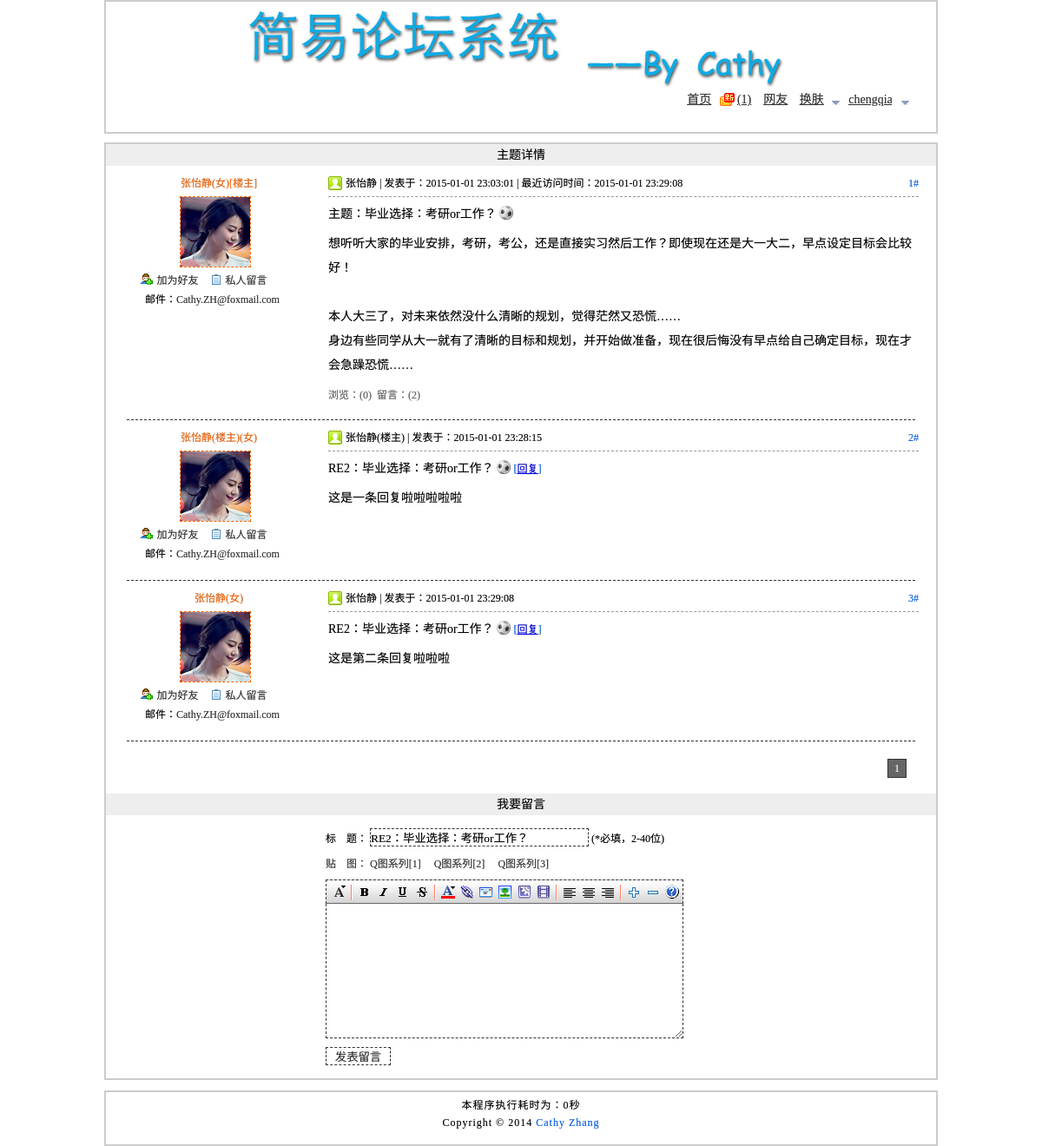
The page /s_topic.php?id=31 (signed in) on the database its author committed.
### tables this page shows
CREATE TABLE IF NOT EXISTS `topic` (
`top_id` mediumint(8) unsigned NOT NULL,
  `top_type` tinyint(2) NOT NULL,
  `top_title` varchar(40) NOT NULL,
  `top_content` text NOT NULL,
  `us_name` varchar(20) NOT NULL,
  `top_create_date` datetime NOT NULL COMMENT '//主题创建的日期',
  `top_readcount` int(11) NOT NULL DEFAULT '0',
  `top_replycount` int(11) NOT NULL DEFAULT '0',
  `top_nice` tinyint(1) NOT NULL DEFAULT '0',
  `top_last_access_date` datetime NOT NULL COMMENT '//主题最后被访问的时间',
  `top_last_modify_date` datetime NOT NULL COMMENT '//主题最后被修改的时间',
  `reply_for` mediumint(8) NOT NULL DEFAULT '0' COMMENT '//0表示主题，否则就是对应主题的回复'
);

### s_topic.php (the view, shortened to what this page needs)
<?php
require dirname(__FILE__).'/include/common.inc.php';
if(isset($_GET['id'])) {
	$_sql = "SELECT us_uniqid,last_read_time FROM user WHERE us_name='{$_COOKIE['username']}' LIMIT 1";
	$_result = mysql_query($_sql);
	$_row = mysql_fetch_array($_result, MYSQL_ASSOC);
	if(_is_uniqid_consistent($_COOKIE['uniqid'], $_row['us_uniqid'])) {
		$_data = array();
		$_data['last_read_time'] = $_row['last_read_time'];
		$_sql = "SELECT * FROM topic WHERE top_id={$_GET['id']} AND reply_for=0";
		$_result = mysql_query($_sql);
		$_row = mysql_fetch_array($_result, MYSQL_ASSOC);
		if($_row) {
			$_data['top_id'] = $_row['top_id'];
			$_data['top_username'] = $_row['us_name'];
			$_data['title'] = $_row['top_title'];
			$_data['type'] = $_row['top_type'];
			$_data['content'] = $_row['top_content'];
			$_data['readcount'] = $_row['top_readcount'];
			$_data['commendcount'] = $_row['top_replycount'];
			$_data['nice'] = $_row['top_nice'];
			$_data['top_last_access_date'] = $_row['top_last_access_date'];
			$_data['top_create_date'] = $_row['top_create_date'];
			$_data['top_last_modify_date'] = $_row['top_last_modify_date'];
			$_data['reply_for'] = $_data['top_id'];
			$_sql = "SELECT us_id,us_sex,us_face,us_email FROM user WHERE us_name='{$_data['top_username']}' LIMIT 1";
			$_result = mysql_query($_sql);
			$_row = mysql_fetch_array($_result, MYSQL_ASSOC);
			if ($_row) {
				$_data['us_id'] = $_row['us_id'];
				$_data['sex'] = $_row['us_sex'];
				$_data['face'] = $_row['us_face'];
				$_data['email'] = $_row['us_email'];
				$_data = _html_chars($_data);
			} else {
				mysql_free_result($_result);
			}
			$_result = mysql_query("SELECT us_name,top_type,top_title,top_content,top_create_date FROM topic WHERE
				reply_for='{$_data['reply_for']}' ORDER BY top_create_date ASC LIMIT {$GLOBALS['start_row']},{$GLOBALS['page_size']}");
			if ($_data['top_username'] == $_COOKIE['username'] || isset($_SESSION['admin'])) {
				$_data['top_modify'] = '[<a href="m_topic.php?id='.$_data['top_id'].'">修改</a>]';
			}
		} else {
			mysql_close();
			_alert_back('不存在这个主题！');
		}
	} else {
		mysql_free_result($_result);
		mysql_close();
		_alert_back('账号异常，建议重新登录！');
	}
} else if(isset($_GET['action']) && $_GET['action'] == 'reply') {
	$_sql = "SELECT us_uniqid,last_reply_time FROM user WHERE us_name='{$_COOKIE['username']}' LIMIT 1";
	$_result = mysql_query($_sql);
	$_row = mysql_fetch_array($_result, MYSQL_ASSOC);
	if(_is_uniqid_consistent($_COOKIE['uniqid'], $_row['us_uniqid'])) {
		$_data = array();
		$_data['last_reply_time'] = $_row['last_reply_time'];
		mysql_free_result($_result);
		if(_is_intime(_time_now(), $_data['last_reply_time'], 60)) {
			_alert_back('您的操作过于频繁，请60秒后继续！');
		}
		$_data['reply_for'] = $_POST['reply_for'];
		$_data['type'] = $_POST['type'];
		$_data['title'] = _check_topic_title($_POST['title'], 2, 40);
		$_data['content'] = _check_topic_content($_POST['content'], 10);
		$_data['username'] = $_COOKIE['username'];
		$_sql = "INSERT INTO topic(top_type,top_title,top_content,us_name,top_create_date,top_last_access_date,reply_for) "
				."VALUES({$_data['type']},'{$_data['title']}','{$_data['content']}','{$_data['username']}',NOW(),NOW(),{$_data['reply_for']})";
		mysql_query($_sql);
		if(mysql_affected_rows() == 1) {
			$_data['time'] = _date();
			mysql_query("UPDATE user SET last_reply_time='{$_data['time']}' WHERE us_name='{$_COOKIE['username']}'");
			mysql_query("UPDATE topic SET top_replycount=top_replycount+1,top_last_access_date='{$_data['time']}' WHERE reply_for=0 AND top_id='{$_data['reply_for']}'");
			mysql_close();
			_location('留言成功！','s_topic.php?id='.$_data['reply_for']);
		} else {
			mysql_close();
			_alert_back('留言失败！');
		}
	} else {
		mysql_free_result($_result);
		mysql_close();
		_alert_back('账号异常，建议重新登录！');
	}
}
?>
<!DOCTYPE html PUBLIC "-//W3C//DTD XHTML 1.0 Transitional//EN" "http://www.w3.org/TR/xhtml1/DTD/xhtml1-transitional.dtd">
<html xmlns="http://www.w3.org/1999/xhtml">
<head>
<?php
	require ROOT_PATH.'/import.inc.php';
?>
</head>
<body>
<?php
	require ROOT_PATH.'/header.inc.php';
?>
<div id="topic">
	<h2>主题详情</h2>
	<?php
	if ($GLOBALS['curr_page'] == 1) {
	?>
	<div id="subject">
		<dl>
			<dd class="user"><?php echo $_data['top_username']?>(<?php echo $_data['sex']?>)[楼主]</dd>
			<dt><img src="<?php echo $_data['face']?>" alt="<?php echo $_data['top_username']?>" /></dt>
			<dd class="friend"><a href="javascript:;" name="friend" title="<?php echo $_data['us_id']?>">加为好友</a></dd>
			<dd class="message"><a href="###">私人留言</a></dd>
			<dd class="email">邮件：<a href="mailto:<?php echo $_data['email']?>"><?php echo $_data['email']?></a></dd>
		</dl>
		<div class="content">
 			<div class="user">
				<span>
					1#
				</span><?php echo $_data['top_username']?> | 发表于：<?php echo $_data['top_create_date']?> | 最近访问时间：<?php echo $_data['top_last_access_date']?>
 			</div>
			<h3>主题：<?php echo $_data['title']?> <img src="img/icon<?php echo $_data['type']?>.gif" alt="icon" /> </h3>
 			<div class="detail">
				<?php echo _ubb($_data['content'])?>
			</div>
 			<div class="read">
				浏览：(<?php echo $_data['readcount']?>)  &nbsp;留言：(<?php echo $_data['commendcount']?>)
 			</div>
		</div>
	</div>
	<?php }?>
 	<p class="line"></p>
 	<?php
		$_floor = 2;
		while (!!$_row = mysql_fetch_array($_result)) {
			$_data['reply_username'] = _html_chars($_row['us_name']);
			$_data['type'] = _html_chars($_row['top_type']);
			$_data['reply_title'] = _html_chars($_row['top_title']);
			$_data['reply_content'] = _html_chars($_row['top_content']);
			$_data['reply_firsttime'] = _html_chars($_row['top_create_date']);
			$_resource = mysql_query("SELECT us_id,us_sex,us_face,us_email FROM user WHERE us_name='{$_data['reply_username']}' LIMIT 1");
			if (!!$_row = mysql_fetch_array($_resource, MYSQL_ASSOC)) {
				$_data['us_id'] = $_row['us_id'];
				$_data['sex'] = $_row['us_sex'];
				$_data['face'] = _html_chars($_row['us_face']);
				$_data['email'] = _html_chars($_row['us_email']);
				if ($GLOBALS['curr_page'] == 1 && $_floor == 2) {
					if ($_data['reply_username'] == $_data['top_username']) {
						$_data['username_html'] = $_data['top_username'].'(楼主)';
					} else {
						$_data['username_html'] = $_data['reply_username'].'(沙发)';
					}
				} else {
					$_data['username_html'] = $_data['reply_username'];
				}
			} else {
			}
			if ($_COOKIE['username']) {
				$_data['reply'] = '<span>[<a href="#reply" name="re" title="回复'.($_floor + (($GLOBALS['curr_page']-1) * $GLOBALS['page_size'])).'楼的'.$_data['reply_username'].'">回复</a>]</span>';
			}
	?>
 	<div class="reply">
		<dl>
			<dd class="user"><?php echo $_data['username_html']?>(<?php echo $_data['sex']?>)</dd>
			<dt><img src="<?php echo $_data['face']?>" alt="<?php echo $_data['username_html']?>" /></dt>
			<dd class="friend"><a href="javascript:;" name="friend" title="<?php echo $_data['us_id']?>">加为好友</a></dd>
			<dd class="message"><a href="###">私人留言</a></dd>
			<dd class="email">邮件：<a href="mailto:<?php echo $_data['email']?>"><?php echo $_data['email']?></a></dd>
		</dl>
		<div class="content">
 			<div class="user">
				<span><?php echo $_floor + (($GLOBALS['curr_page']-1) * $GLOBALS['page_size']);?>#</span>
				<?php echo $_data['username_html']?> | 发表于：<?php echo $_data['reply_firsttime']?>
 			</div>
			<h3><?php echo $_data['reply_title']?> <img src="img/icon<?php echo $_data['type']?>.gif" alt="icon" /> <?php echo $_data['reply']?></h3>
 			<div class="detail">
				<?php echo _ubb($_data['reply_content'])?>
			</div>
		</div>
	</div>
 	<p class="line"></p>
 	<?php
			$_floor ++;
		}
		_show_page(1, '&id='.$_data['reply_for'].'');
	?>
	<h2>我要留言</h2>
	<a name="reply"/>
	<form method="post" action="?action=reply">
		<dl>
			<dd>标&nbsp;	&nbsp; 题：
				<input type="text" name="title" class="text" value="RE2：<?=$_data['title']?>" readonly="readonly" /> (*必填，2-40位)
			</dd>
			<dd id="q">贴&nbsp; &nbsp; 图：
				<a href="javascript:;">Q图系列[1]</a>
				<a href="javascript:;">Q图系列[2]</a>
				<a href="javascript:;">Q图系列[3]</a>
			</dd>
			<dd>
				<?php include ROOT_PATH.'/ubb.inc.php'?>
				<textarea name="content" rows="9"></textarea>
			</dd>
			<dd>
				<input type="submit" class="submit" value="发表留言" />
			</dd>
		</dl>
	</form>
</div>
<?php
	require ROOT_PATH.'/footer.inc.php';
?>
</body>
</html>

### include/global.func.php (shortened to what this page needs)
<?php
function _html_chars($_string) {
	if(is_array($_string)) {
		foreach($_string as $_key=>$_value) {
			$_string[$_key] = _html_chars($_value);
		}
	} else {
		$_string = htmlspecialchars($_string);
	}
	return $_string;
}
function _show_page($_type, $_param) {
	if ($_type == 1) {
		echo '<div id="page_num">';
		echo '<ul>';
		for ($i = 0; $i < $GLOBALS['all_pages']; $i++) {
			if ($GLOBALS['curr_page'] == ($i + 1)) {
				echo '<li><a href="'.SCRIPT.'.php?page='.($i+1).''.$_param.'" class="selected">'.($i+1).'</a></li>';
			} else {
				echo '<li><a href="'.SCRIPT.'.php?page='.($i+1).''.$_param.'">'.($i+1).'</a></li>';
			}
		}
		echo '</ul>';
		echo '</div>';
	} else {
		_show_page(2, $_param);
	}
}
function _ubb($_string) {
	$_string = nl2br($_string);
	$_string = preg_replace('/\[size=(.*)\](.*)\[\/size\]/U','<span style="font-size:\1px">\2</span>',$_string);
	$_string = preg_replace('/\[b\](.*)\[\/b\]/U','<strong>\1</strong>',$_string);
	$_string = preg_replace('/\[i\](.*)\[\/i\]/U','<em>\1</em>',$_string);
	$_string = preg_replace('/\[u\](.*)\[\/u\]/U','<span style="text-decoration:underline">\1</span>',$_string);
	$_string = preg_replace('/\[s\](.*)\[\/s\]/U','<span style="text-decoration:line-through">\1</span>',$_string);
	$_string = preg_replace('/\[color=(.*)\](.*)\[\/color\]/U','<span style="color:\1">\2</span>',$_string);
	$_string = preg_replace('/\[url\](.*)\[\/url\]/U','<a href="\1" target="_blank">\1</a>',$_string);
	$_string = preg_replace('/\[email\](.*)\[\/email\]/U','<a href="mailto:\1">\1</a>',$_string);
	$_string = preg_replace('/\[img\](.*)\[\/img\]/U','<img src="\1" alt="图片" />',$_string);
	$_string = preg_replace('/\[flash\](.*)\[\/flash\]/U','<embed style="width:480px;height:400px;" src="\1" />',$_string);
	return $_string;
}
?>

### style/basic.css (style rules this page uses)
* { margin: 0; padding: 0; }
* { font-weight:500!important; }
* { font-family: "文泉驿微米黑", "Microsoft Yahei", "Microsoft JhengHei","iconfont","Octicons"; }
* { text-shadow:0.01em 0.01em 0.01em #999999 !important; }
body { width: 960px; margin: 0 auto; background: #fff; font-size: 14px; }
ul { list-style-type: none; }
h2 { font-size: 14px; background: #eee; height: 25px; line-height: 25px; text-indent: 10px; }
#header .navbar div a { display:block; height:25px; line-height:25px; color:#333; }
#message .read { display:block; width:36px; text-align:right; background:url(../img/meg.gif) no-repeat left center; }
#page_num { height:20px; clear:both; padding:20px 0; position:relative; font-size:12px; }
#page_num ul { position:absolute; right:30px; height:20px; }
#page_num ul li { float:left; width:26px; height:20px; }
#page_num ul li a { display:block; width:20px; height:20px; line-height:20px; border:1px solid #333; text-align:center; text-decoration:none; }
#page_num ul li a:hover,#page_num ul li a.selected { background:#666; font-weight:bold; color:#fff; }

### style/s_topic.css (style rules this page uses)
#topic { width:auto; min-height:800px; border:2px solid #ccc; font-size:12px; }
#topic h2 { text-indent:0; text-align:center; }
#subject dl { width:180px; margin:0; padding:10px 0 0 40px; float:left; }
#subject dl dt { width:90px; margin:5px 0 5px 45px; }
#subject dl dt img { border:1px dashed #f60; display:block; }
#subject dl dd { height:20px; line-height:20px; text-indent:10px; text-align:center; width:75px; float:left; }
#subject dl dd.email { width:180px; text-align:left; padding:2px 0 0 0; text-indent:5px; overflow:hidden; }
#subject dl dd a { text-decoration:none; color:#333; }
#subject dl dd.user { width:170px; float:none; color:#f60; }
#subject dl dd.friend { background:url(../img/x2.gif) no-repeat left 35%; }
#subject dl dd.message { background:url(../img/x3.gif) no-repeat 5px 35%; text-indent:18px; }
#topic .content { width:680px; float:right; padding: 5px 20px 0 0; }
#topic .content .user { height:30px; line-height:30px; padding:0 0 0 20px; border-bottom:1px dashed #999; background:url(../img/member.gif) no-repeat left center; }
#topic .content .user span { float:right; color:#06f; }
#topic .content h3 { font-size:14px; height:40px; line-height:40px; }
#topic .content h3 img { position:relative; top:2px; }
#topic .content h3 span { font-size:12px; font-weight:normal; color:#06f; }
#topic .content .detail { line-height:200%; font-size:14px; }
#topic .content .read { font-size:12px; color:#666; padding:10px 0 0 0; }
#topic p.line { clear:both; width:95%; margin:0 auto; height:20px; border-bottom:1px dashed #333 }
#topic .reply dl { width:180px; margin:0; padding:10px 0 0 40px; float:left; }
#topic .reply dl dt { width:90px; margin:5px 0 5px 45px; }
#topic .reply dl dt img { border:1px dashed #f60; display:block; }
#topic .reply dl dd { height:20px; line-height:20px; text-indent:10px; text-align:center; width:75px; float:left; }
#topic .reply dl dd.email { width:180px; text-align:left; padding:2px 0 0 0; text-indent:5px; overflow:hidden; }
#topic .reply dl dd a { text-decoration:none; color:#333; }
#topic .reply dl dd.user { width:170px; float:none; color:#f60; }
#topic .reply dl dd.friend { background:url(../img/x2.gif) no-repeat left 35%; }
#topic .reply dl dd.message { background:url(../img/x3.gif) no-repeat 5px 35%; text-indent:18px; }
#topic form dl { width:450px; margin:10px auto; position:relative; }
#topic form dl dd { padding:5px 0; }
#topic form dl dd textarea { width:400px; border:1px dashed #333; border-top:none; background:#fff; padding:5px; }
#topic form dl dd input.text { width:250px; height:19px; border:1px dashed #333; background:#fff; }
#topic form dl dd input.submit { width:75px; height:21px; border:1px dashed #333; background:#fff; cursor:pointer; color:#333; }
#q a { text-decoration:none; color:#333; }

### rows shown on the page
topic: us_name "张怡静", top_create_date "2015-01-01 23:03:01", top_last_access_date "2015-01-01 23:29:08", top_title "毕业选择：考研or工作？", top_content "想听听大家的毕业安排，考研，考公，还是直接实习然后工作？即使现在还是大一大二，早点设定目标会比较好！ 本人大三了，对未来依然没什么清晰的规划，觉得茫然又恐慌…… 身边有些同学从大一就有了清晰的目标和规划，并开始做准备，现在很后悔没有早点给自己确定目标，现在才会急躁恐慌……", top_replycount "2", title "RE2：毕业选择：考研or工作？"
topic: username_html "张怡静(楼主)", sex "女", email "Cathy.ZH@foxmail.com", page_size "2", reply_firsttime "2015-01-01 23:28:15", reply_title "RE2：毕业选择：考研or工作？", _string "这是一条回复啦啦啦啦啦"
topic: sex "女", email "Cathy.ZH@foxmail.com", page_size "3", reply_title "RE2：毕业选择：考研or工作？", _string "这是第二条回复啦啦啦"

### other values the page prints
$GLOBALS['message_html'] "(1)"
$_data['sex'] "女"
$_data['email'] "Cathy.ZH@foxmail.com"
$_data['readcount'] "0"
_time_now() - START_TIME "0"
